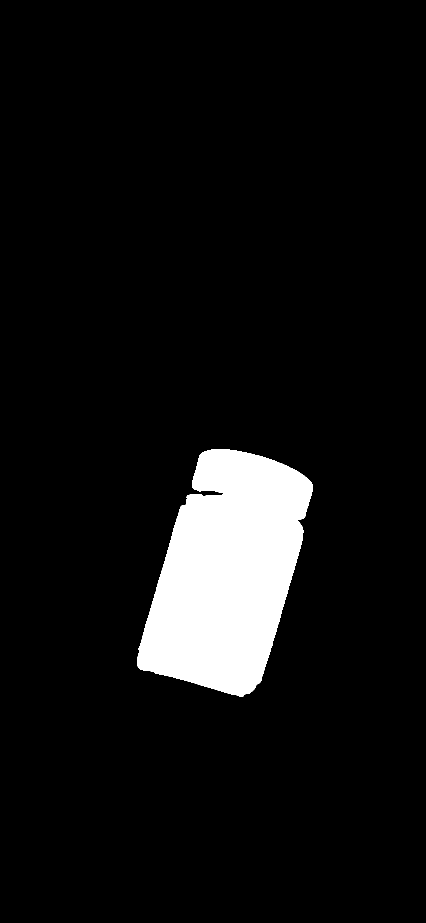
#> input picture scripts/mobile-film/work/mask0.png, 852 x 1846 px (shown at 1/2 size); its folder holds only this picture in this run
$ python envs.py
#> lines starting #> are read from the running program, lines starting #| are printed output that depends on the picture; after the words box and inside, x2 and y2 are one past the last pixel; in counts of white or black regions, pixels touching at a corner belong together
import cv2, numpy as np
for i in range(4):
    p=cv2.imread(f'work/plate{i}.png'); m=cv2.imread(f'work/mask{i}.png',0)
#> after `m = cv2.imread(f'work/mask{i}.png', 0)`: m: shape (1846, 852); 7.3% white; 1 white region, box (x1, y1, x2, y2) and area: (274, 898, 626, 1394) 115123
    md=cv2.dilate(m,cv2.getStructuringElement(cv2.MORPH_ELLIPSE,(31,31)))
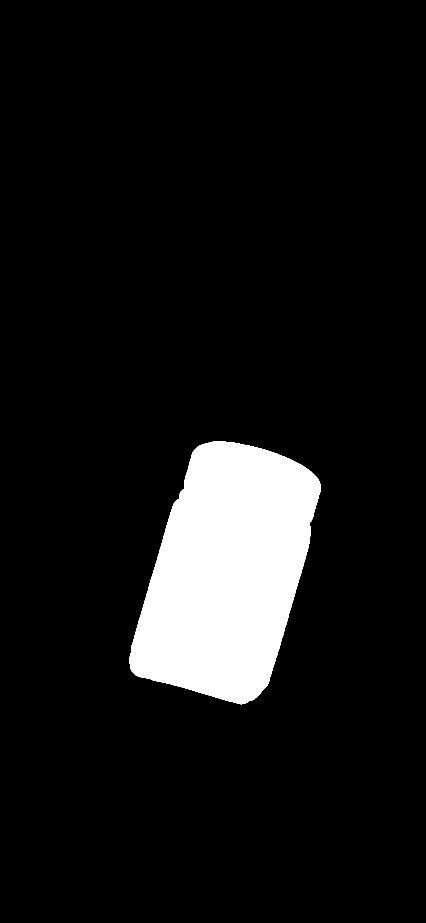
#> md: shape (1846, 852) (shown at 1/2 size); 8.7% white; 1 white region, box (x1, y1, x2, y2) and area: (259, 883, 641, 1409) 137256
#> (the run stopped early here; a loop or call above may not have finished)
